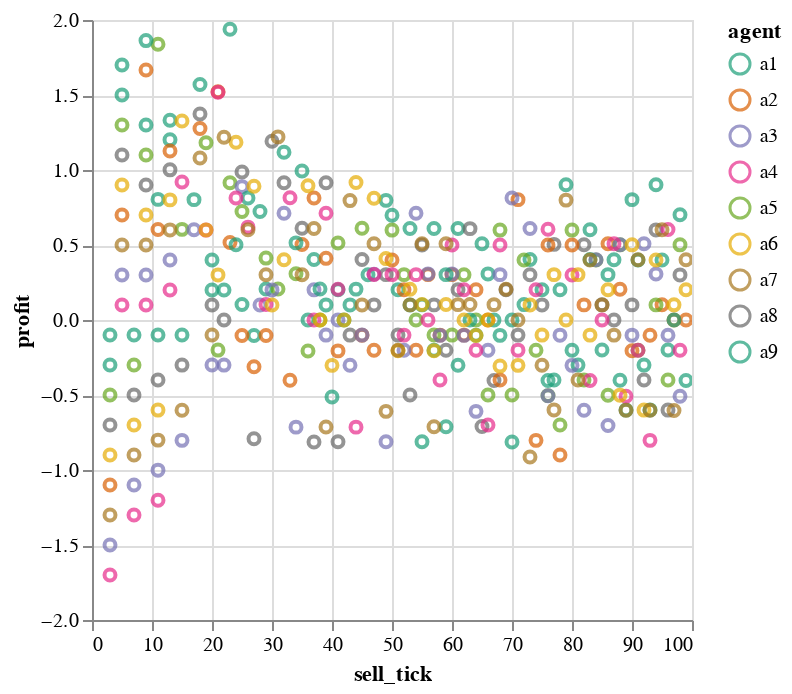

Here is the notebook cell this chart was saved with:
### Code cell
def plot_trades(trades: pl.DataFrame):
    base = alt.Chart(trades).encode(
        x='sell_tick:Q',
        y='profit:Q',
        color=alt.Color('agent:N').scale(scheme='dark2'),
    )
    return base.mark_point().interactive()
plot_trades(routes)

### Figure 1 — Vega-Lite specification as saved in the notebook (floating-point values rounded to 4 significant figures; data arrays with more than 128 entries replaced by an {"elided": "..."} marker saying what was removed)
{"config": {"view": {"continuousWidth": 300, "continuousHeight": 300}}, "data": {"name": "data-400b079725225db14b3938e3fbe93dd6"}, "mark": {"type": "point"}, "encoding": {"color": {"field": "agent", "scale": {"scheme": "dark2"}, "type": "nominal"}, "x": {"field": "sell_tick", "type": "quantitative"}, "y": {"field": "profit", "type": "quantitative"}}, "params": [{"name": "param_20", "select": {"type": "interval", "encodings": ["x", "y"]}, "bind": "scales"}], "$schema": "https://vega.github.io/schema/vega-lite/v5.8.0.json", "datasets": {"data-400b079725225db14b3938e3fbe93dd6": {"elided": "386 records"}}}
